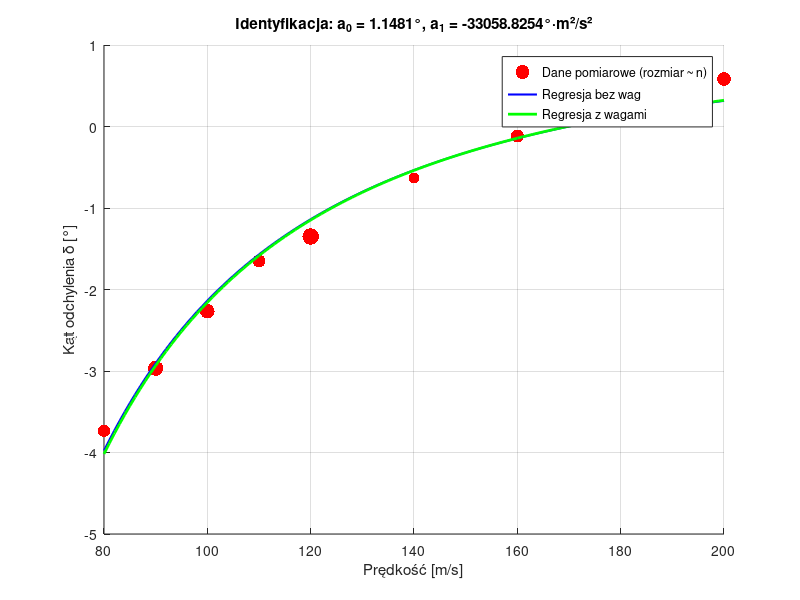

Recreate this plot in MATLAB.
% Skrypt do zadania 3: Identyfikacja parametrów krzywej balansowania samolotu
clear all; close all;

% Dane pomiarowe
v = [80 90 100 110 120 140 160 180 200]; % Prędkość [m/s]
n = [8 12 11 9 14 6 9 12 10]; % Liczba pomiarów

% Kąt delta w stopniach i minutach
delta_deg = [-3 -2 -2 -1 -1 0 0 0 0]; % Stopnie
delta_min = [-44 -58 -16 -39 -21 -38 -7 10 35]; % Minuty
delta = delta_deg + delta_min / 60; % Przeliczenie na stopnie dziesiętne

% Przygotowanie danych do regresji
x = 1 ./ (v.^2); % 1/v^2 jako zmienna niezależna
y = delta; % Kąt delta

% Macierz A i wektor b z uwzględnieniem wag (n)
A = [ones(length(v), 1) x']; % [1, 1/v^2]
b = y';

% Rozwiązanie z pseudoodwrotnością (bez wag)
z = pinv(A) * b;
a0_est = z(1); % Estymowane a0
a1_est = z(2); % Estymowane a1

% Rozwiązanie z wagami (uwzględnienie n)
W = diag(n); % Macierz diagonalna z wagami
z_weighted = pinv(A' * W * A) * A' * W * b; % Ważona regresja
a0_est_weighted = z_weighted(1);
a1_est_weighted = z_weighted(2);

% Obliczenie estymowanej krzywej
v_fine = 80:1:200; % Gęstszy wektor prędkości do wykresu
delta_est = a0_est + a1_est ./ (v_fine.^2);
delta_est_weighted = a0_est_weighted + a1_est_weighted ./ (v_fine.^2);

% Obliczenie błędów (suma kwadratów)
delta_calc = a0_est + a1_est ./ (v.^2);
delta_calc_weighted = a0_est_weighted + a1_est_weighted ./ (v.^2);
ee = sum(n .* (delta - delta_calc_weighted).^2); % Błąd estymacji z wagami
disp(['Suma kwadratów błędów estymacji (ee, ważone): ', num2str(ee)]);

% Wykres
figure;
scatter(v, delta, n*10, 'r', 'filled'); hold on; % Rozmiar punktów proporcjonalny do n
plot(v_fine, delta_est, 'b-', 'LineWidth', 1.5);
plot(v_fine, delta_est_weighted, 'g-', 'LineWidth', 2);
xlabel('Prędkość [m/s]');
ylabel('Kąt odchylenia \delta [°]');
title(['Identyfikacja: a_0 = ', num2str(a0_est_weighted), '°, a_1 = ', num2str(a1_est_weighted), '°·m²/s²']);
legend('Dane pomiarowe (rozmiar ~ n)', 'Regresja bez wag', 'Regresja z wagami');
grid on;

% Wypisanie wyników
disp('Regresja bez wag:');
disp(['Estymowane a_0: ', num2str(a0_est), '°']);
disp(['Estymowane a_1: ', num2str(a1_est), '°·m²/s²']);
disp('Regresja z wagami:');
disp(['Estymowane a_0: ', num2str(a0_est_weighted), '°']);
disp(['Estymowane a_1: ', num2str(a1_est_weighted), '°·m²/s²']);